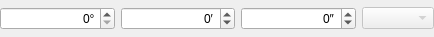
<ui version="4.0" >
 <class>LatLonEditPrivate</class>
 <widget class="QWidget" name="LatLonEditPrivate" >
  <property name="geometry" >
   <rect>
    <x>0</x>
    <y>0</y>
    <width>434</width>
    <height>37</height>
   </rect>
  </property>
  <property name="sizePolicy" >
   <sizepolicy vsizetype="Fixed" hsizetype="Preferred" >
    <horstretch>0</horstretch>
    <verstretch>0</verstretch>
   </sizepolicy>
  </property>
  <layout class="QHBoxLayout" name="horizontalLayout" >
   <property name="margin">
    <number>0</number>
   </property>
   <item>
    <widget class="QSpinBox" name="m_deg" >
     <property name="alignment" >
      <set>Qt::AlignRight|Qt::AlignTrailing|Qt::AlignVCenter</set>
     </property>
     <property name="suffix" >
      <string>°</string>
     </property>
    </widget>
   </item>
   <item>
    <widget class="QSpinBox" name="m_min" >
     <property name="alignment" >
      <set>Qt::AlignRight|Qt::AlignTrailing|Qt::AlignVCenter</set>
     </property>
     <property name="suffix" >
      <string>′</string>
     </property>
     <property name="minimum" >
      <number>-1</number>
     </property>
     <property name="maximum" >
      <number>60</number>
     </property>
    </widget>
   </item>
   <item>
    <widget class="QSpinBox" name="m_sec" >
     <property name="alignment" >
      <set>Qt::AlignRight|Qt::AlignTrailing|Qt::AlignVCenter</set>
     </property>
     <property name="suffix" >
      <string>″</string>
     </property>
     <property name="minimum" >
      <number>-1</number>
     </property>
     <property name="maximum" >
      <number>60</number>
     </property>
    </widget>
   </item>
   <item>
    <widget class="QComboBox" name="m_sign" >
     <property name="enabled" >
      <bool>false</bool>
     </property>
     <property name="sizePolicy" >
      <sizepolicy vsizetype="Fixed" hsizetype="Fixed" >
       <horstretch>0</horstretch>
       <verstretch>0</verstretch>
      </sizepolicy>
     </property>
    </widget>
   </item>
  </layout>
 </widget>
 <resources/>
 <connections/>
</ui>
